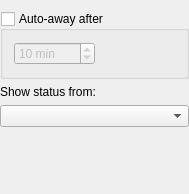
<?xml version="1.0" encoding="UTF-8"?>
<ui version="4.0">
 <class>mainSettingsClass</class>
 <widget class="QWidget" name="mainSettingsClass">
  <property name="geometry">
   <rect>
    <x>0</x>
    <y>0</y>
    <width>189</width>
    <height>194</height>
   </rect>
  </property>
  <property name="windowTitle">
   <string>mainSettings</string>
  </property>
  <layout class="QVBoxLayout" name="verticalLayout_2">
   <property name="leftMargin">
    <number>0</number>
   </property>
   <property name="rightMargin">
    <number>0</number>
   </property>
   <property name="bottomMargin">
    <number>0</number>
   </property>
   <item>
    <widget class="QFrame" name="frame">
     <layout class="QVBoxLayout" name="verticalLayout_4">
      <property name="margin">
       <number>0</number>
      </property>
      <item>
       <widget class="QGroupBox" name="autoAwayBox">
        <property name="title">
         <string>Auto-away after</string>
        </property>
        <property name="flat">
         <bool>false</bool>
        </property>
        <property name="checkable">
         <bool>true</bool>
        </property>
        <property name="checked">
         <bool>false</bool>
        </property>
        <layout class="QHBoxLayout" name="horizontalLayout">
         <item>
          <widget class="QSpinBox" name="awayMinBox">
           <property name="enabled">
            <bool>false</bool>
           </property>
           <property name="sizePolicy">
            <sizepolicy hsizetype="Expanding" vsizetype="Fixed">
             <horstretch>0</horstretch>
             <verstretch>0</verstretch>
            </sizepolicy>
           </property>
           <property name="suffix">
            <string> min</string>
           </property>
           <property name="minimum">
            <number>2</number>
           </property>
           <property name="maximum">
            <number>60</number>
           </property>
           <property name="value">
            <number>10</number>
           </property>
          </widget>
         </item>
         <item>
          <spacer name="horizontalSpacer">
           <property name="orientation">
            <enum>Qt::Horizontal</enum>
           </property>
           <property name="sizeHint" stdset="0">
            <size>
             <width>40</width>
             <height>20</height>
            </size>
           </property>
          </spacer>
         </item>
        </layout>
       </widget>
      </item>
      <item>
       <layout class="QVBoxLayout" name="verticalLayout_3">
        <item>
         <widget class="QLabel" name="showStatusLabel">
          <property name="text">
           <string>Show status from:</string>
          </property>
          <property name="buddy">
           <cstring>accountComboBox</cstring>
          </property>
         </widget>
        </item>
        <item>
         <widget class="QComboBox" name="accountComboBox"/>
        </item>
       </layout>
      </item>
      <item>
       <spacer name="verticalSpacer">
        <property name="orientation">
         <enum>Qt::Vertical</enum>
        </property>
        <property name="sizeHint" stdset="0">
         <size>
          <width>0</width>
          <height>0</height>
         </size>
        </property>
       </spacer>
      </item>
     </layout>
    </widget>
   </item>
  </layout>
 </widget>
 <layoutdefault spacing="6" margin="11"/>
 <resources/>
 <connections/>
</ui>
